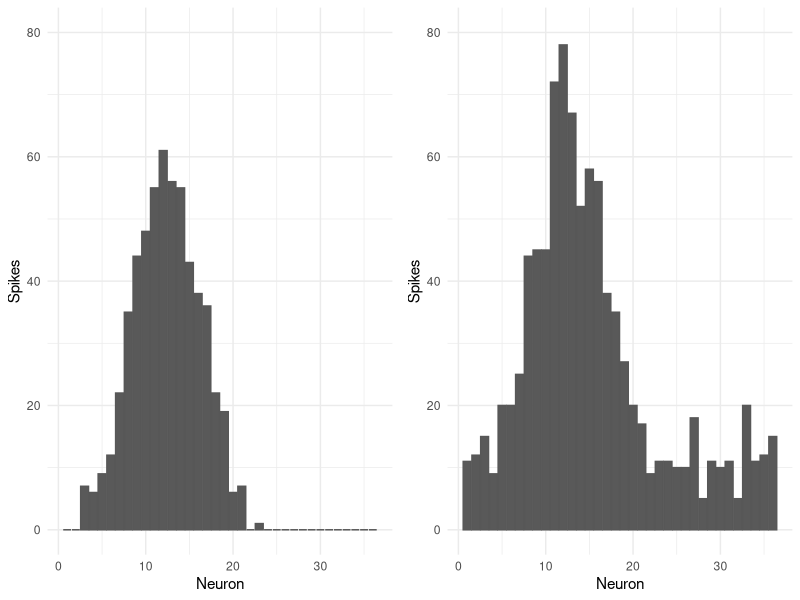
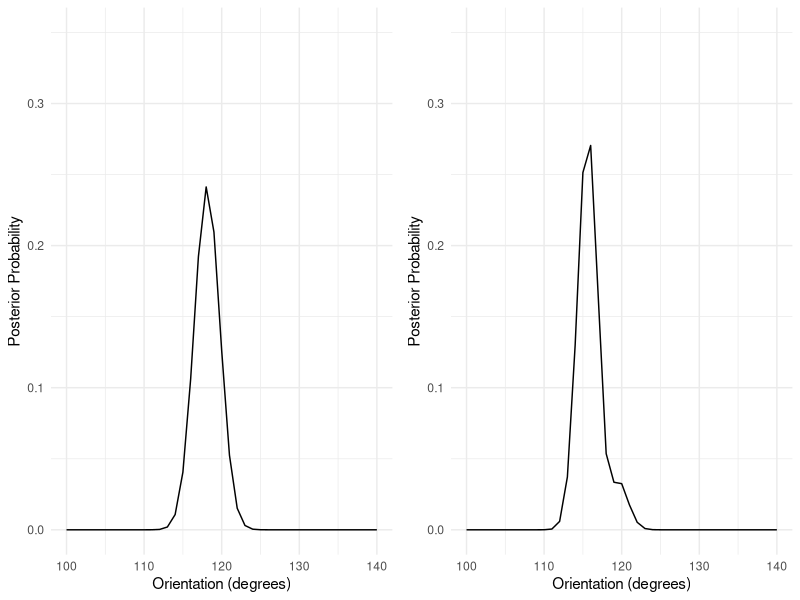

R code for these plots, in order:
library(tidyverse)

# Parameters
n_neurons <- 36
orientations <- seq(1, 360, by = 1)
preferred_orientations <-  seq(1, 360, length.out = n_neurons)
max_firing_rate <- 60
tuning_width <- 40

# Tuning curves
color_wheel <- function(alpha = 1) {
  h <- c(seq(320, 0, -1), seq(360, 321, -1))[-321]
  h <- h / 360
  s <- rep(1, 360)
  v <- rep(1, 360)
  hsv(h, s, v, alpha)
}

colors <- color_wheel()

tuning_curves <- matrix(0, nrow = n_neurons, ncol = length(orientations))
for (i in 1:n_neurons) {
  tuning_curves[i, ] <- max_firing_rate * exp(-0.5 * (pmin(abs(orientations - preferred_orientations[i]), 
                                                           360 - abs(orientations - preferred_orientations[i])) ^ 2) / tuning_width ^ 2)
}

FiringRate <- c()
for (i in 1:n_neurons) {
  FiringRate <- c(FiringRate, tuning_curves[i, ])
}

df_tuning <- data.frame(Orientation = rep(orientations, n_neurons),
                        FiringRate = FiringRate,
                        Neuron = rep(rep(orientations, n_neurons), each = length(orientations)),
                        Color = rep(colors, each = length(orientations)))

p1 <- ggplot(df_tuning[df_tuning$Neuron %in% seq(1, n_neurons, by = 6), ], 
             aes(x = Orientation, y = FiringRate, color = Color)) +
  geom_line() + scale_color_identity() +
  theme_minimal() + 
  ylim(0, 65) + guides(color = F) + ylab("Firing rate")

# Spikes
input_orientation <- 120

responses <- rpois(n_neurons, lambda = tuning_curves[, input_orientation + 1])
df_responses <- data.frame(Spikes = responses, Neuron = seq(1:n_neurons))

responses_augmented <- rpois(n_neurons, lambda = tuning_curves[, input_orientation + 1]) + rpois(n_neurons, lambda = 10)
df_responses_augmented <- data.frame(Spikes = responses_augmented, Neuron = seq(1:n_neurons))

p2 <- ggplot(df_responses) + geom_col(aes(x = Neuron, y = Spikes), color = "grey34") +
  theme_minimal() + ylim(0, 80) + ylab("Spikes")

p3 <- ggplot(df_responses_augmented) + geom_col(aes(x = Neuron, y = Spikes), color = "grey34") +
  theme_minimal() + ylim(0, 80) + ylab("Spikes")

# Likelihood
likelihood <- numeric(length(orientations))
for (i in 1:length(orientations)) {                                               # 尤度（i度の刺激下で観測発火パターンが生じる確率）
  likelihood[i] <- sum(dpois(responses, lambda = tuning_curves[, i], log = TRUE)) # i度刺激下での360個のニューロンのλがチューニングカーブから決まる
}                                                                                 # これら360個のポアソン分布から観測発火パターンが生じる確率を求める
df_likelihood <- data.frame(Orientation = orientations, Density = likelihood, Type = "Likelihood")
max_likelihood_orientation <- orientations[which.max(likelihood)]
cat("The maximum likelihood orientation is", max_likelihood_orientation, "degrees\n")

likelihood_augmented <- numeric(length(orientations))
for (i in 1:length(orientations)) {                               
  likelihood_augmented[i] <- sum(dpois(responses_augmented, lambda = tuning_curves[, i], log = TRUE))
} 
df_likelihood_augmented <- data.frame(Orientation = orientations, Density = likelihood_augmented, Type = "Likelihood")
max_likelihood_orientation_augmented <- orientations[which.max(likelihood_augmented)]
cat("The maximum likelihood orientation is", max_likelihood_orientation_augmented, "degrees\n")

# Bayesian inference
prior_mean <- 120 
prior_sd <- 60    
prior <- dnorm(orientations, mean = prior_mean, sd = prior_sd)
df_prior <- data.frame(Orientation = orientations, Density = prior, Type = "Prior")

posterior_log <- likelihood + log(prior)
posterior_unnormalized <- exp(posterior_log - max(posterior_log))
posterior <- posterior_unnormalized / sum(posterior_unnormalized)
df_posterior <- data.frame(Orientation = orientations, Density = posterior, Type = "Posterior")
map_orientation <- orientations[which.max(posterior)]
cat("The maximum a posteriori (MAP) orientation is", map_orientation, "degrees\n")

posterior_log_augmented <- likelihood_augmented + log(prior)
posterior_unnormalized_augmented <- exp(posterior_log_augmented - max(posterior_log_augmented))
posterior_augmented <- posterior_unnormalized_augmented / sum(posterior_unnormalized_augmented)
df_posterior_augmented <- data.frame(Orientation = orientations, Density = posterior_augmented, Type = "Posterior")
map_orientation_augmented <- orientations[which.max(posterior_augmented)]
cat("The maximum a posteriori (MAP) orientation is", map_orientation_augmented, "degrees\n")

p4 <- ggplot(df_posterior, aes(x = Orientation, y = Density)) +
  geom_line() +
  labs(x = "Orientation (degrees)", y = "Posterior Probability") +
  theme_minimal() + xlim(100, 140) + ylim(0, 0.35)

p5 <- ggplot(df_posterior_augmented, aes(x = Orientation, y = Density)) +
  geom_line() +
  labs(x = "Orientation (degrees)", y = "Posterior Probability") +
  theme_minimal() + xlim(100, 140) + ylim(0, 0.35)

g1 <- cowplot::plot_grid(p2, p3)
g2 <- cowplot::plot_grid(p4, p5)

g1
g2